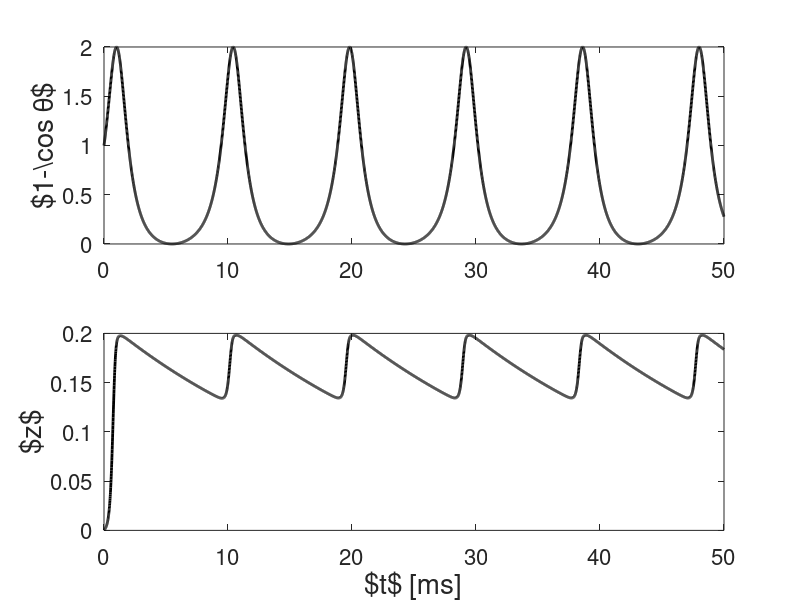

Here is the MATLAB script that generated this plot:
clear; clf; 
I=-0.05;
w_max=0.2;
tau_w=20;

t_final=50;

dt=0.01; dt05=dt/2; m_steps=round(t_final/dt);

theta=zeros(m_steps+1,1); 
w=zeros(m_steps+1,1);
theta(1)=pi/2;
for k=1:m_steps
    theta_inc=1-cos(theta(k))+(I+w(k))*(1+cos(theta(k)));
    w_inc=-w(k)/tau_w+10*exp(-5*(1+cos(theta(k))))*(w_max-w(k));
    theta_tmp=theta(k)+dt05*theta_inc;
    w_tmp=w(k)+dt05*w_inc;
    theta_inc=1-cos(theta_tmp)+(I+w_tmp)*(1+cos(theta_tmp));
    w_inc=-w_tmp/tau_w+10*exp(-5*(1+cos(theta_tmp)))*(w_max-w_tmp);
    theta(k+1)=theta(k)+dt*theta_inc;
    w(k+1)=w(k)+dt*w_inc;
end;

subplot(211);
t=[0:m_steps]*dt;
plot(t,1-cos(theta),'-k','Linewidth',2);
set(gca,'Fontsize',16);
axis([0,t_final,0,2]);
ylabel('$1-\cos \theta$','Fontsize',20); 
subplot(212);
plot(t,w,'-k','Linewidth',2);
set(gca,'Fontsize',16);
if w_max>0,
    axis([0,t_final,0,w_max]);
end;
xlabel('$t$ [ms]','Fontsize',20);
ylabel('$z$','Fontsize',20); 
shg;
